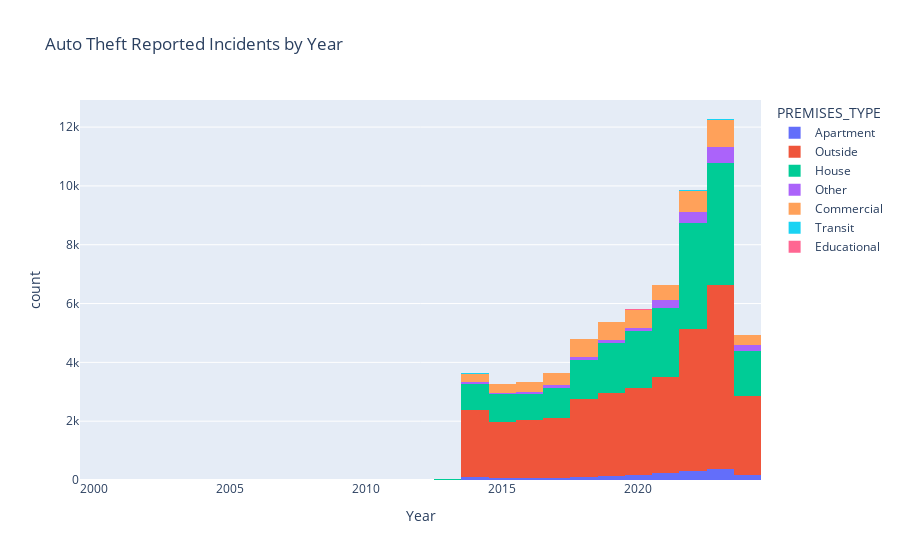

Notebook code cell kept with this figure:
### Code cell
fig_incident_premises = px.histogram(data,x="OCC_YEAR", 
                                  labels={
                                      "OCC_YEAR":"Year",
                                      "count":"Count of Occurences"
                                  },
                                  color= 'PREMISES_TYPE',
                                  title='Auto Theft Reported Incidents by Year')
fig_incident_premises.show()

### Figure 1 — Plotly figure (JSON) as saved in the notebook; plotly's stock layout.template omitted (floating-point values rounded to 4 significant figures; data arrays with more than 128 entries replaced by an {"elided": "..."} marker saying what was removed)
{"data": [{"alignmentgroup": "True", "bingroup": "x", "hovertemplate": "PREMISES_TYPE=Apartment<br>Year=%{x}<br>count=%{y}<extra></extra>", "legendgroup": "Apartment", "marker": {"color": "#636efa", "pattern": {"shape": ""}}, "name": "Apartment", "offsetgroup": "Apartment", "orientation": "v", "showlegend": true, "type": "histogram", "x": {"elided": "1806 int values"}, "xaxis": "x", "yaxis": "y"}, {"alignmentgroup": "True", "bingroup": "x", "hovertemplate": "PREMISES_TYPE=Outside<br>Year=%{x}<br>count=%{y}<extra></extra>", "legendgroup": "Outside", "marker": {"color": "#EF553B", "pattern": {"shape": ""}}, "name": "Outside", "offsetgroup": "Outside", "orientation": "v", "showlegend": true, "type": "histogram", "x": {"elided": "33683 int values"}, "xaxis": "x", "yaxis": "y"}, {"alignmentgroup": "True", "bingroup": "x", "hovertemplate": "PREMISES_TYPE=House<br>Year=%{x}<br>count=%{y}<extra></extra>", "legendgroup": "House", "marker": {"color": "#00cc96", "pattern": {"shape": ""}}, "name": "House", "offsetgroup": "House", "orientation": "v", "showlegend": true, "type": "histogram", "x": {"elided": "20350 int values"}, "xaxis": "x", "yaxis": "y"}, {"alignmentgroup": "True", "bingroup": "x", "hovertemplate": "PREMISES_TYPE=Other<br>Year=%{x}<br>count=%{y}<extra></extra>", "legendgroup": "Other", "marker": {"color": "#ab63fa", "pattern": {"shape": ""}}, "name": "Other", "offsetgroup": "Other", "orientation": "v", "showlegend": true, "type": "histogram", "x": {"elided": "1977 int values"}, "xaxis": "x", "yaxis": "y"}, {"alignmentgroup": "True", "bingroup": "x", "hovertemplate": "PREMISES_TYPE=Commercial<br>Year=%{x}<br>count=%{y}<extra></extra>", "legendgroup": "Commercial", "marker": {"color": "#FFA15A", "pattern": {"shape": ""}}, "name": "Commercial", "offsetgroup": "Commercial", "orientation": "v", "showlegend": true, "type": "histogram", "x": {"elided": "5549 int values"}, "xaxis": "x", "yaxis": "y"}, {"alignmentgroup": "True", "bingroup": "x", "hovertemplate": "PREMISES_TYPE=Transit<br>Year=%{x}<br>count=%{y}<extra></extra>", "legendgroup": "Transit", "marker": {"color": "#19d3f3", "pattern": {"shape": ""}}, "name": "Transit", "offsetgroup": "Transit", "orientation": "v", "showlegend": true, "type": "histogram", "x": {"elided": "190 int values"}, "xaxis": "x", "yaxis": "y"}, {"alignmentgroup": "True", "bingroup": "x", "hovertemplate": "PREMISES_TYPE=Educational<br>Year=%{x}<br>count=%{y}<extra></extra>", "legendgroup": "Educational", "marker": {"color": "#FF6692", "pattern": {"shape": ""}}, "name": "Educational", "offsetgroup": "Educational", "orientation": "v", "showlegend": true, "type": "histogram", "x": [2014, 2014, 2015, 2015, 2015, 2015, 2015, 2016, 2016, 2016, 2016, 2016, 2017, 2017, 2017, 2017, 2017, 2018, 2018, 2018, 2018, 2018, 2018, 2018, 2018, 2019, 2019, 2019, 2020, 2020, 2020, 2020, 2020, 2020, 2020, 2020, 2020, 2020, 2020, 2020, 2020, 2021, 2021, 2021, 2021, 2021, 2021, 2022, 2022, 2022, 2022, 2022, 2022, 2022, 2022, 2023, 2023, 2023, 2023, 2023, 2023, 2023, 2023, 2023, 2023, 2023, 2023, 2023, 2023, 2024, 2024, 2024, 2024, 2024], "xaxis": "x", "yaxis": "y"}], "layout": {"barmode": "relative", "legend": {"title": {"text": "PREMISES_TYPE"}, "tracegroupgap": 0}, "title": {"text": "Auto Theft Reported Incidents by Year"}, "xaxis": {"anchor": "y", "domain": [0, 1], "title": {"text": "Year"}}, "yaxis": {"anchor": "x", "domain": [0, 1], "title": {"text": "count"}}}}
